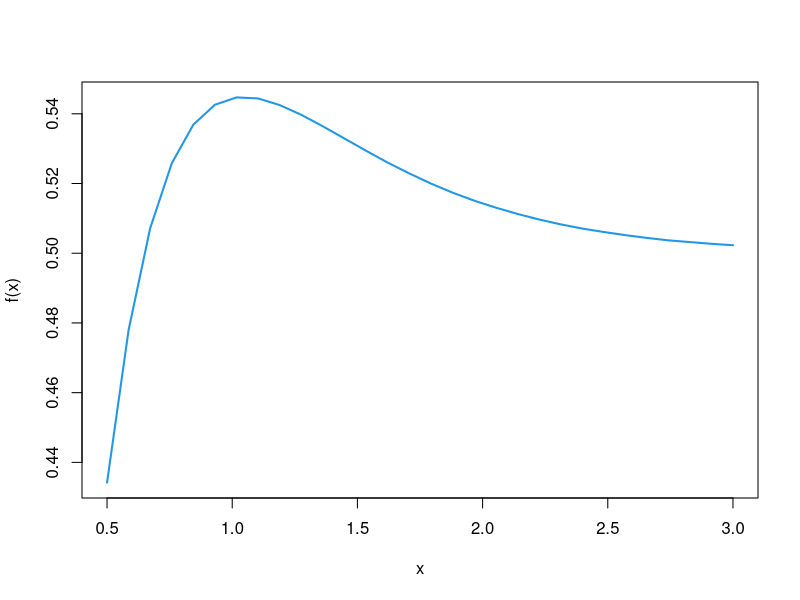
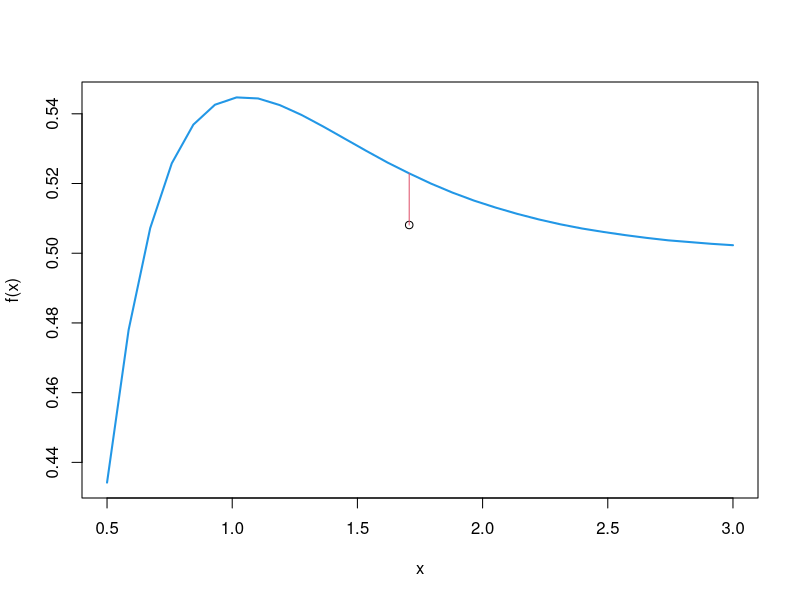
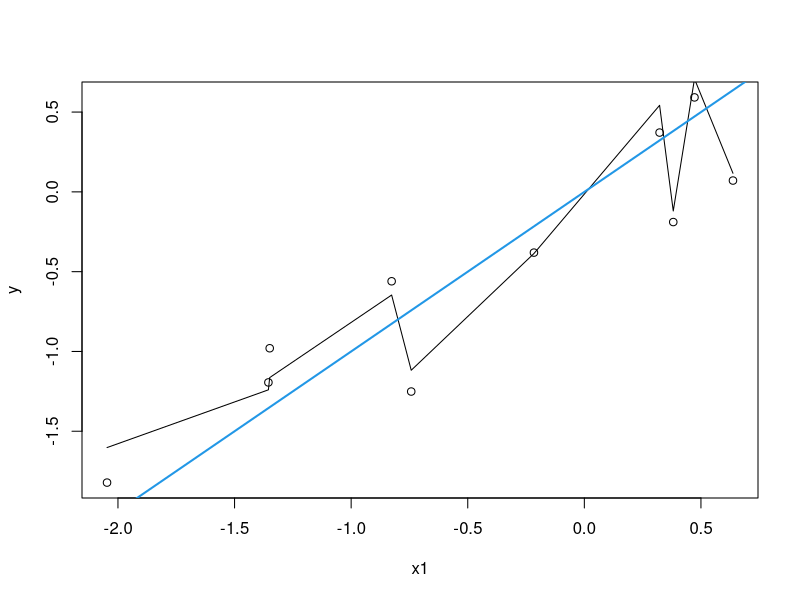
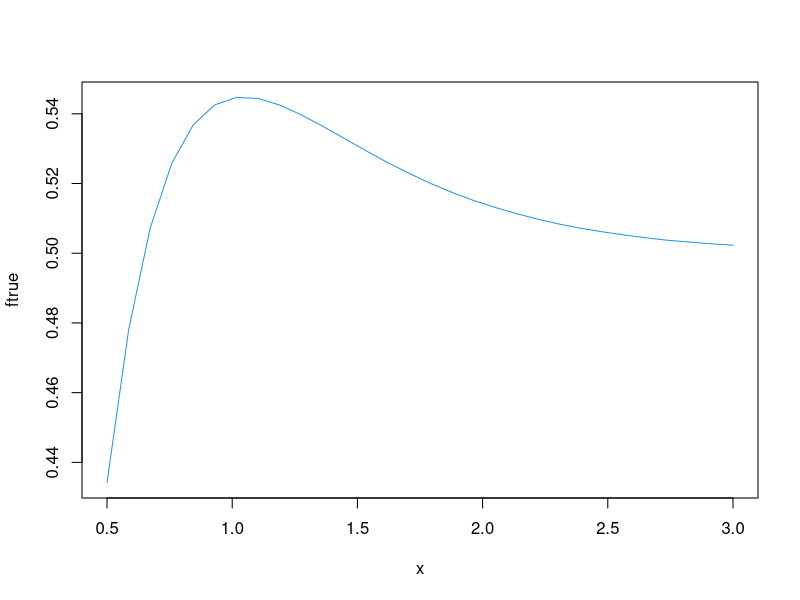
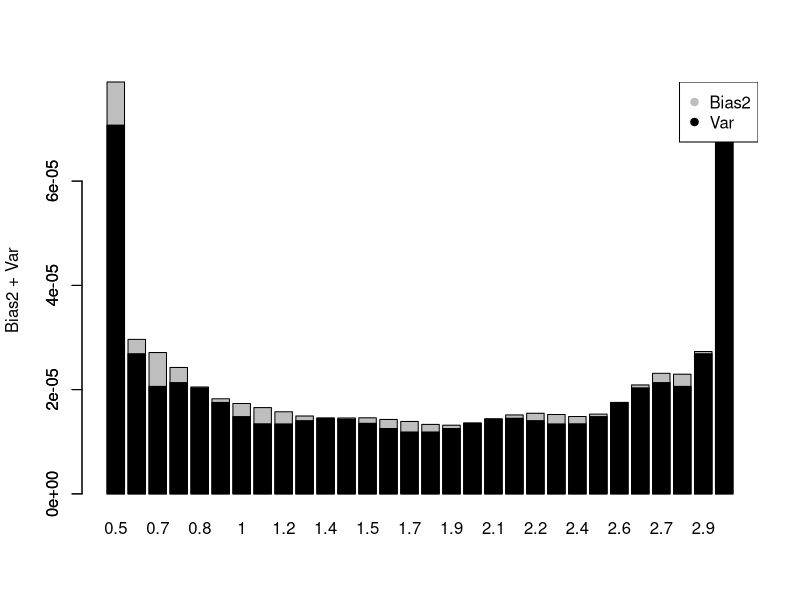
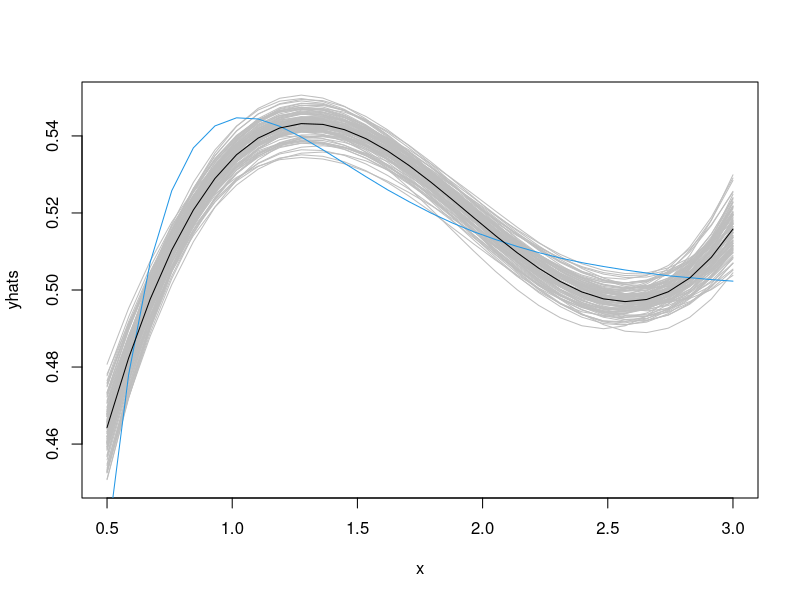
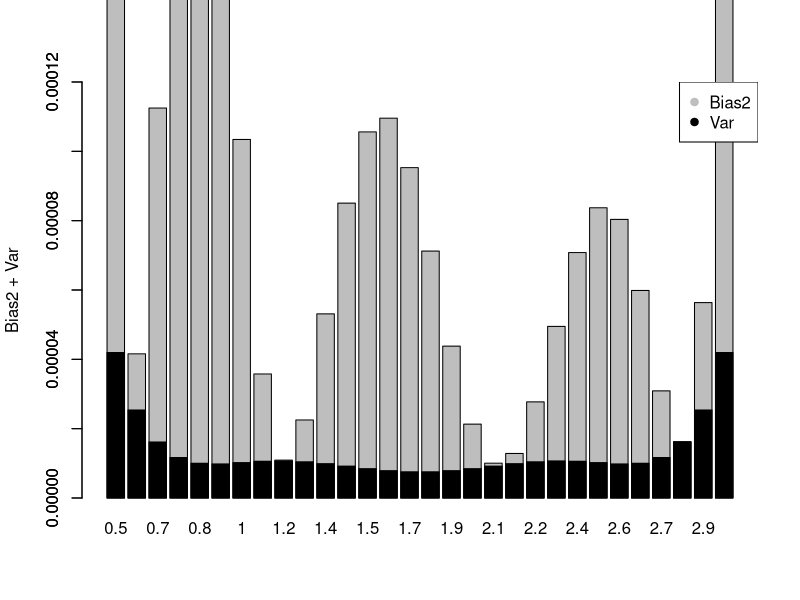
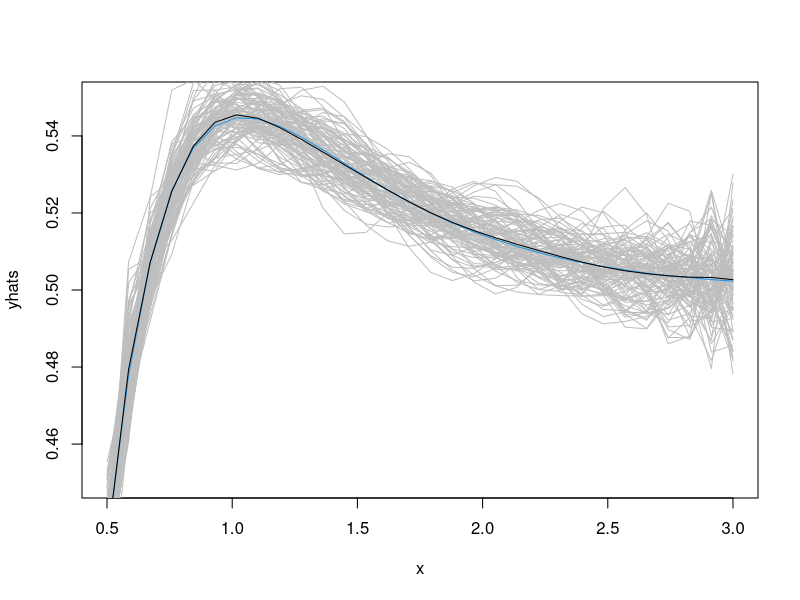

Write the R code that produced these figures, in order.
## ---- chunk 1
knitr::opts_chunk$set(echo = T, eval=T, message=F, warning=F, error=F, comment=NA, cache=F, R.options=list(width=220))
## ---- chunk 2
ftrue <- c(0.4342,0.4780,0.5072,0.5258,0.5369,0.5426,0.5447,0.5444,0.5425,0.5397,0.5364,0.5329,0.5294,0.5260,0.5229,0.5200,0.5174,0.5151,0.5131,0.5113,0.5097,0.5083,0.5071,0.5061,0.5052,0.5044,0.5037,0.5032,0.5027,0.5023)
x = seq(.5,3,length=30)
plot(x,ftrue, type="l", col=4, ylab="f(x)", lwd=2)
## ---- chunk 3
plot(x,ftrue, type="l", col=4, ylab="f(x)", lwd=2)
set.seed(12)
x0 = x[15]
y0 = ftrue[15]+rnorm(1,0,sd=0.01)
points(x0,y0)
segments(x0,y0,x0,ftrue[15], col=2)
## ---- chunk 4
rm(list=ls())
n = 10
p = 9
set.seed(1793)
X = matrix(rnorm(n*p),nrow=n, ncol=p)
y = X[,1] + rnorm(n,0,0.5)
fit = lm(y~ 0 + X)
yhat = predict(fit)
plot(X[,1],y, xlab="x1")
ix = sort(X[,1], index.return=T)$ix
lines(X[ix,1], yhat[ix])
abline(a=0,b=1, col=4, lwd=2)
## ---- chunk 5
ftrue <- c(0.4342,0.4780,0.5072,0.5258,0.5369,0.5426,0.5447,0.5444,0.5425,0.5397,0.5364,0.5329,0.5294,0.5260,0.5229,0.5200,0.5174,0.5151,0.5131,0.5113,0.5097,0.5083,0.5071,0.5061,0.5052,0.5044,0.5037,0.5032,0.5027,0.5023)
x = seq(.5,3,length=30)
plot(x,ftrue, type="l", col=4)
## ---- chunk 6
# setting
sigmatrue=0.01
n = length(x)
B = 100
# simulation function
sim = function(d){
y = ftrue + rnorm(n,0,sigmatrue)
fit = lm(y ~ poly(x,degree=d))
yhat = fitted(fit)
}
## ---- chunk 7
d = 5
# matrice del disegno
X <- model.matrix(lm(ftrue ~ poly(x,degree=d)))
invXtX <- solve(crossprod(X))

# distorsione
Bias2 <- ( apply(X, 1, function(x) 
  x %*% invXtX %*% t(X) %*% ftrue) - ftrue)^2

# varianza
Var = apply(X, 1, function(x) 
  sigmatrue^2 * t(x) %*% invXtX %*% x
)
## ---- chunk 8
barplot(Bias2+Var, ylab="Bias2 + Var", names.arg=round(x,1))
barplot(Var,add=T, col=1, names.arg=" ")
legend("topright", c("Bias2","Var"), col=c("gray",1), pch=c(19,19))
## ---- chunk 9
# 3rd degree polynomial
d = 3
set.seed(123)
yhats = replicate(B,sim(d))
matplot(x,yhats, type="l", col="gray", lty=1, ylim=c(.45,.55))
lines(x,ftrue, col=4)
Ehatf = apply(yhats,1,mean)
lines(x,Ehatf)
## ---- chunk 10
# matrice del disegno
X <- model.matrix(lm(ftrue ~ poly(x,degree=d)))
invXtX <- solve(crossprod(X))

# distorsione
Bias2 <- ( apply(X, 1, function(x) 
  x %*% invXtX %*% t(X) %*% ftrue) - ftrue)^2

# varianza
Var = apply(X, 1, function(x) 
  sigmatrue^2 * t(x) %*% invXtX %*% x
)

barplot(Bias2+Var, ylab="Bias2 + Var", names.arg=round(x,1), ylim=c(0,0.00012))
barplot(Var,add=T, col=1, names.arg=" ")
legend("topright", c("Bias2","Var"), col=c("gray",1), pch=c(19,19))
## ---- chunk 11
# 12th degree polynomial
d = 12
set.seed(123)
yhats = replicate(B,sim(d))
matplot(x,yhats, type="l", col="gray", lty=1, ylim=c(.45,.55))
lines(x,ftrue, col=4)
Ehatf = apply(yhats,1,mean)
lines(x,Ehatf)
## ---- chunk 12
# matrice del disegno
X <- model.matrix(lm(ftrue ~ poly(x,degree=d)))
invXtX <- solve(crossprod(X))

# distorsione
Bias2 <- ( apply(X, 1, function(x) 
  x %*% invXtX %*% t(X) %*% ftrue) - ftrue)^2

# varianza
Var = apply(X, 1, function(x) 
  sigmatrue^2 * t(x) %*% invXtX %*% x
)

barplot(Bias2+Var, ylab="Bias2 + Var", names.arg=round(x,1), ylim=c(0,0.00012))
barplot(Var,add=T, col=1, names.arg=" ")
legend("topright", c("Bias2","Var"), col=c("gray",1), pch=c(19,19))
## ---- chunk 13
d = 3
# expected value 
Ehatf = fitted(lm(ftrue ~ poly(x,degree=d)))
Bias2 = mean( (ftrue - Ehatf)^2 )
## ---- chunk 14
# true variance
p = d+1
Var = (sigmatrue^2)*p/n
## ---- chunk 15
ds = 1:20
ps = ds+1
Bias2s = sapply(ps, function(p) 
  mean( ( ftrue - fitted(lm(ftrue ~ poly(x,degree=(p-1)))) )^2 )
  )
Vars = ps*(sigmatrue^2)/n
Reds = Bias2s+Vars 
barplot(Reds, ylab="Errore riducibile", names.arg=ds)
barplot(Vars, add=T, col=1, names.arg=" ")
legend("topright", c("Bias2","Var"), col=c("gray",1), pch=c(19,19))
## ---- chunk 16
Irr = rep(sigmatrue^2,length(ps))
ErrFs = Reds + Irr
barplot(ErrFs, ylab="Errore di previsione", names.arg=ds)
barplot(Irr, add=T, col=1, names.arg=" ")
legend("topright", c("Riducibile","Irriducibile"), col=c("gray",1), pch=c(19,19))
## ---- chunk 17
# best model!
d = 5 
set.seed(123)
yhats = replicate(B,sim(d))
matplot(x,yhats, type="l", col="gray", lty=1)
lines(x,ftrue, col=4)
Ehatf = apply(yhats,1,mean)
lines(x,Ehatf)
## ---- chunk 18
Bias2 = (ftrue - Ehatf)^2
Var = apply(yhats,1,var)
barplot(Bias2+Var, ylab="Bias2 + Var", names.arg=round(x,1))
barplot(Var,add=T, col=1, names.arg=" ")
legend("topright", c("Bias2","Var"), col=c("gray",1), pch=c(19,19))
